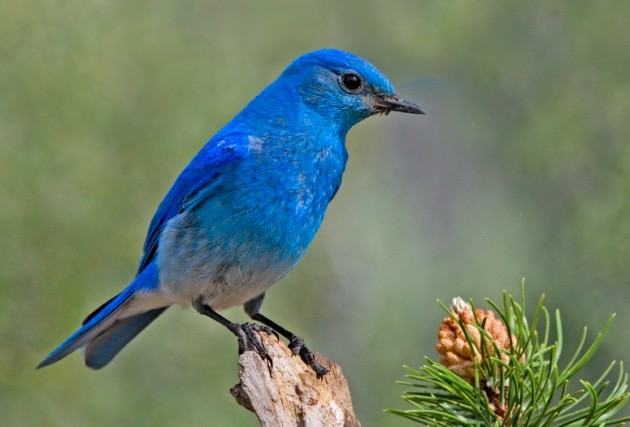
#> input picture Images and Videos/bird.jpg, 630 x 427 px, given in place of the camera
$ python color_detection.py
#> lines starting #> are read from the running program, lines starting #| are printed output that depends on the picture; after the words box and inside, x2 and y2 are one past the last pixel; in counts of white or black regions, pixels touching at a corner belong together
import cv2
import numpy as np
cap=cv2.VideoCapture(0,cv2.CAP_DSHOW)

while True:
    ret,frame=cap.read()
#> frame is the input picture: shape (427, 630, 3); mean B, G, R 106.1, 126.5, 108.1
    frame=cv2.flip(frame,1)
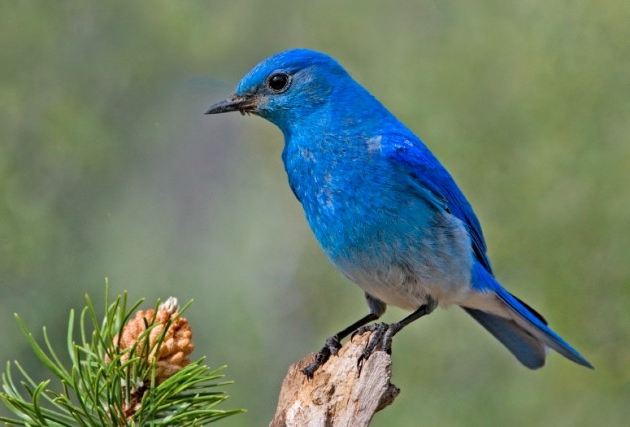
#> frame: shape (427, 630, 3); mean B, G, R 106.1, 126.5, 108.1
    hsv_frame=cv2.cvtColor(frame,cv2.COLOR_BGR2HSV)
#> hsv_frame: shape (427, 630, 3); mean H, S, V 52.1, 88.1, 137
    lower_green=np.array([45,100,50])
    upper_green=np.array([75,255,255])
    green_mask=cv2.inRange(hsv_frame,lower_green,upper_green)
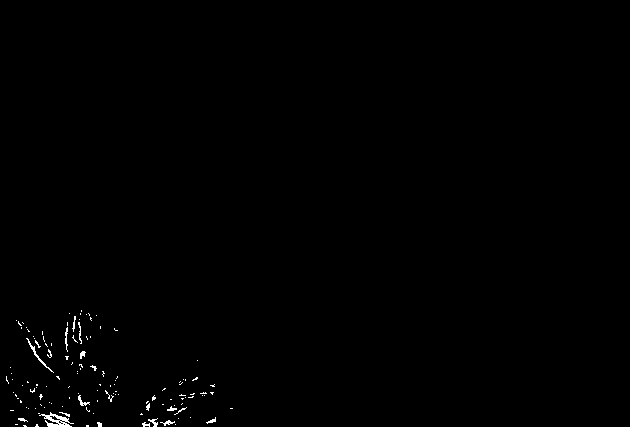
#> green_mask: shape (427, 630); 0.44% white in thin lines or dots, all inside (x1, y1, x2, y2) = (6, 310, 233, 427)
    green=cv2.bitwise_and(frame,frame,mask=green_mask)

    lower_blue = np.array([100, 150, 00])
    upper_blue = np.array([140, 255, 255])
    blue_mask = cv2.inRange(hsv_frame, lower_blue, upper_blue)
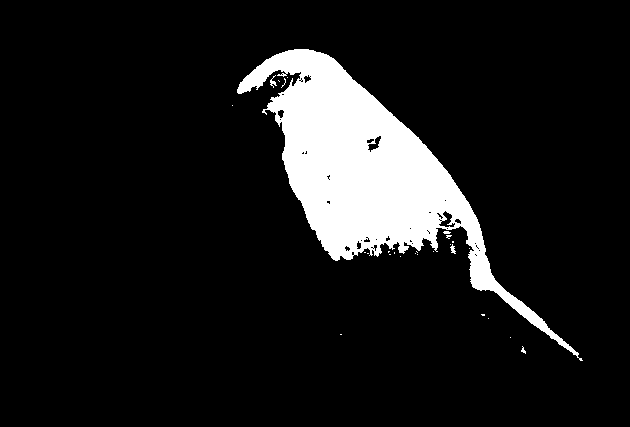
#> blue_mask: shape (427, 630); 10.3% white; 27 white regions (24 under 20 px), largest, box (x1, y1, x2, y2) and area: (237, 49, 583, 361) 27412, (270, 75, 277, 88) 34, (450, 244, 456, 254) 31
    blue = cv2.bitwise_and(frame, frame, mask=blue_mask)
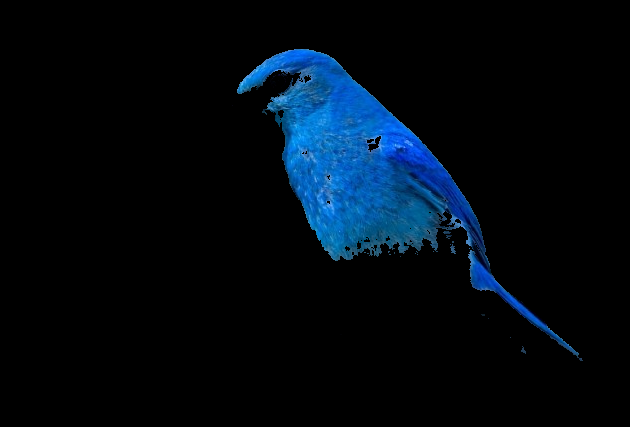
#> blue: shape (427, 630, 3); mean B, G, R 17.5, 9.5, 1.2

    cv2.imshow("Webcam",frame)
    #cv2.imshow("Green Mask",green_mask)
    #cv2.imshow("green",green)
    cv2.imshow("Blue",blue)

    if cv2.waitKey(1) & 0xFF == ord("q"):
#> (key q is pressed here)
        break

cap.release()
cv2.destroyAllWindows()

$ run again, on Images and Videos/people.jpg
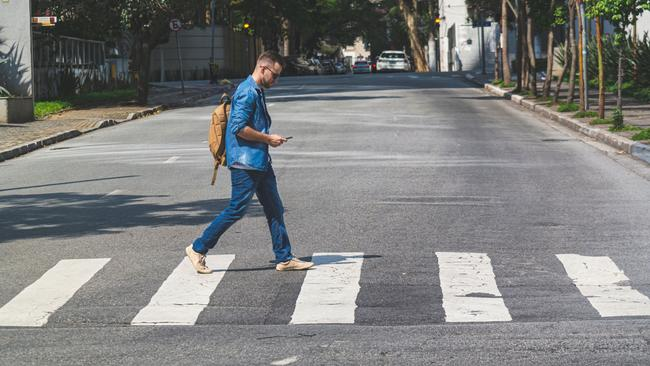
#> input picture Images and Videos/people.jpg, 650 x 366 px, given in place of the camera
#> frame is the input picture: shape (366, 650, 3); mean B, G, R 126.5, 127.4, 126.6
#> hsv_frame: shape (366, 650, 3); mean H, S, V 71.9, 24.3, 131.9
#> `green_mask=cv2.inRange(hsv_frame,lower_green,upper_green)`:
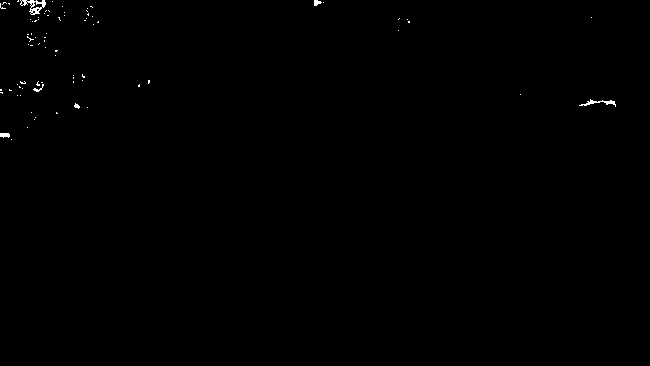
#> green_mask: shape (366, 650); 0.24% white in thin lines or dots, all inside (x1, y1, x2, y2) = (0, 0, 616, 140)
#> `blue_mask = cv2.inRange(hsv_frame, lower_blue, upper_blue)`:
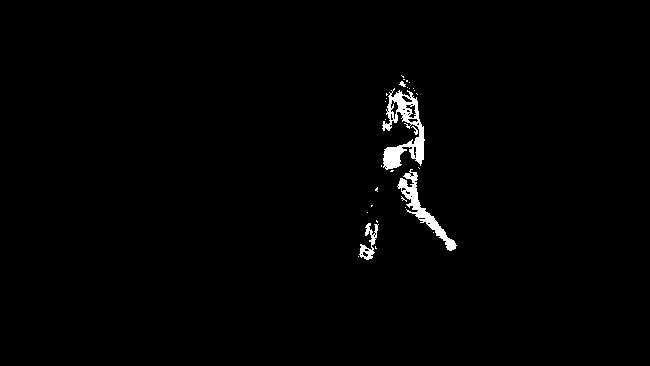
#> blue_mask: shape (366, 650); 1.2% white; 30 white regions (25 under 20 px), largest, box (x1, y1, x2, y2) and area: (382, 88, 425, 170) 1481, (397, 169, 457, 251) 939, (359, 223, 379, 260) 277, (399, 81, 406, 87) 24, (411, 126, 418, 135) 23
